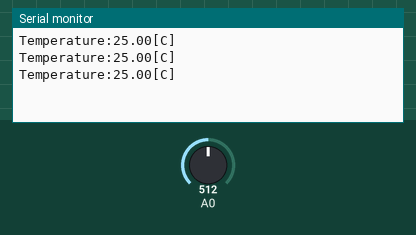
A sketch run on a simulated Arduino Uno, built with avr-gcc and run on an emulated ATmega328P. Shown: the last lines printed to the serial monitor. The test bench sets the inputs (shaded band); at power-on: A0 = 512.

Above: at 1.3 s.
1.4 s: A0 set to 716
At 1.9 s:
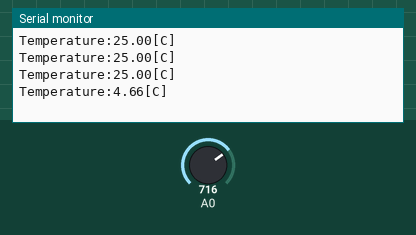
2.9 s: A0 set to 900
At 3.4 s:
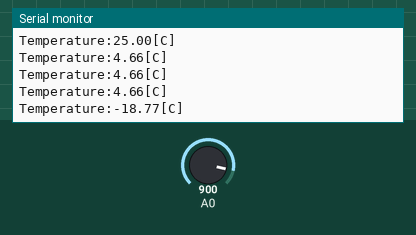
Timing chart, 0 to 5.9 s (numbered marks = the images above; inputs shaded):
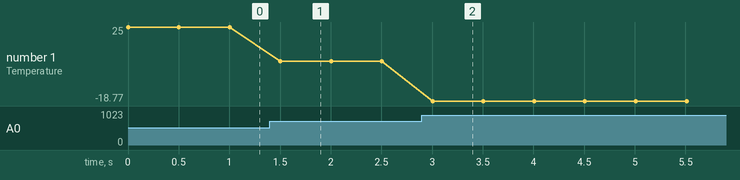

Measured:
- after the input at 1.4 s, the serial monitor: prints a new line after 0.10 s (image 1)
- after the input at 2.9 s, the serial monitor: prints a new line after 0.11 s (image 2)
- plotted number 1: 25 → 4.66 after the input at 1.4 s, 4.66 → -18.77 after the input at 2.9 s

The sketch:

sa-misuta.ino
```cpp
#include <math.h>
#define DIV_RESISTOR 10000 // ①分圧抵抗の値[10kΩ]
#define R_25 10000 // サーミスタの25度における抵抗値[10kΩ]
#define T_25 25 //25度
#define B 3435 //B定数
#define T_ABS 273.16 //絶対温度


void setup(){
  Serial.begin(9600);
}

void loop(){
  double adc = analogRead(A0);

  // ②読み取ったアナログ値を電圧に変換する式(1行)
  // 5/1024を行った数値が0.0048828125
  double V_adc= 0.0048828125*adc;

  // ③分圧抵抗からサーミスタの抵抗を計算する式(1行)
  double R_thermistor= (V_adc*DIV_RESISTOR)/(5-V_adc);

  // ④サーミスタの抵抗から温度を計算する式

  //抵抗Rが混じったlogをとりあえず計算
  double r= log(R_thermistor / R_25);

  //B定数が混じった式をとりあえず計算
  double b= B / (T_25 + T_ABS);

  //計算開始
  double temperature= B/(r+b)-T_ABS;

  Serial.print("Temperature:");
  Serial.print(temperature);
  Serial.println("[C]");
  delay(500);
}
```
